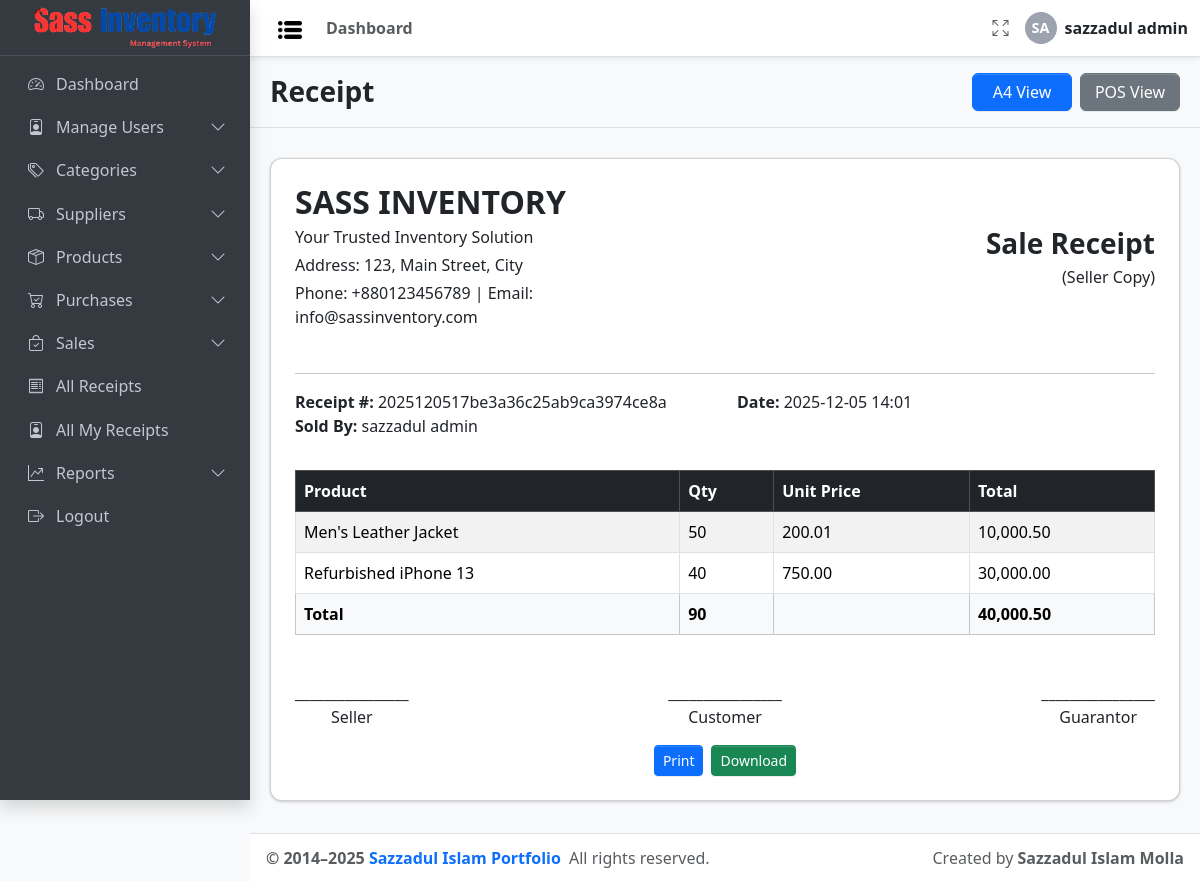
The app's page /receipts/receipt.php?id=3 (signed in) with its own data.
### tables this page shows
CREATE TABLE `receipt` (
  `id` int(11) NOT NULL,
  `receipt_number` varchar(50) NOT NULL,
  `type` enum('purchase','sale') NOT NULL,
  `total_amount` decimal(12,2) NOT NULL DEFAULT 0.00,
  `created_by` int(11) NOT NULL,
  `created_at` timestamp NOT NULL DEFAULT current_timestamp(),
  `updated_at` timestamp NOT NULL DEFAULT current_timestamp() ON UPDATE current_timestamp()
);

CREATE TABLE `user` (
  `id` int(11) NOT NULL,
  `username` varchar(100) NOT NULL,
  `password` text DEFAULT NULL COMMENT 'Password must be hashed',
  `email` varchar(100) DEFAULT NULL,
  `role_id` int(11) NOT NULL COMMENT 'FK to role.id',
  `created_at` timestamp NOT NULL DEFAULT current_timestamp(),
  `updated_at` timestamp NOT NULL DEFAULT current_timestamp() COMMENT 'Auto-update on record change'
);

CREATE TABLE `sale` (
  `id` int(11) NOT NULL,
  `product_id` int(11) NOT NULL,
  `quantity` int(11) NOT NULL,
  `sale_price` decimal(10,2) DEFAULT NULL,
  `sale_date` date DEFAULT curdate(),
  `created_at` timestamp NOT NULL DEFAULT current_timestamp(),
  `updated_at` timestamp NOT NULL DEFAULT current_timestamp() COMMENT 'Auto-update on record change',
  `receipt_id` int(11) DEFAULT NULL,
  `sold_by` int(11) NOT NULL COMMENT 'FK to user.id'
);

CREATE TABLE `product` (
  `id` int(11) NOT NULL,
  `name` varchar(100) NOT NULL,
  `category_id` int(11) DEFAULT NULL COMMENT 'Nullable — ON DELETE SET NULL',
  `supplier_id` int(11) DEFAULT NULL COMMENT 'Nullable — ON DELETE SET NULL',
  `price` decimal(10,2) NOT NULL,
  `quantity_in_stock` int(11) DEFAULT 0,
  `created_at` timestamp NOT NULL DEFAULT current_timestamp(),
  `updated_at` timestamp NOT NULL DEFAULT current_timestamp() COMMENT 'Auto-update on record change'
);

### config/db_config.php (called while the page is built, shortened)
<?php
$Project_URL = "http://localhost/Sass_Inventory_Management/";

### receipts/receipt.php (the view, shortened to what this page needs)
<?php
include_once __DIR__ . '/../config/auth_guard.php';
?>
<!doctype html>
<html lang="en">
<head>
  <link rel="stylesheet"
    href="https://cdn.jsdelivr.net/npm/@fontsource/source-sans-3@5.0.12/index.css"
    media="print" onload="this.media='all'" />
  <link rel="stylesheet" href="https://cdn.jsdelivr.net/npm/bootstrap-icons@1.13.1/font/bootstrap-icons.min.css" />
  <link rel="stylesheet" href="https://cdn.jsdelivr.net/npm/bootstrap@5.3.7/dist/css/bootstrap.min.css">
  <link rel="stylesheet" href="<?= $Project_URL ?>/css/adminlte.css" />
</head>
<?php
$receiptId = isset($_GET['id']) ? intval($_GET['id']) : 0;
$conn = connectDB();
$stmt = $conn->prepare("
    SELECT r.*, u.username AS user_name
    FROM receipt r
    LEFT JOIN user u ON r.created_by = u.id
    WHERE r.id = ?
");
$stmt->bind_param("i", $receiptId);
$stmt->execute();
$receipt = $stmt->get_result()->fetch_assoc();
$totalQty = 0;
$totalAmount = 0;
if ($receipt['type'] === 'sale') {
  $stmt = $conn->prepare("
        SELECT s.*, pr.name AS product_name
        FROM sale s
        LEFT JOIN product pr ON s.product_id = pr.id
        WHERE s.receipt_id = ?
    ");
} else if ($receipt['type'] === 'purchase') {
  $stmt = $conn->prepare("
        SELECT p.*, pr.name AS product_name, s.name AS supplier_name
        FROM purchase p
        LEFT JOIN product pr ON p.product_id = pr.id
        LEFT JOIN supplier s ON p.supplier_id = s.id
        WHERE p.receipt_id = ?
    ");
}
$stmt->bind_param("i", $receiptId);
$stmt->execute();
$items = $stmt->get_result()->fetch_all(MYSQLI_ASSOC);
if (!empty($items)) {
  foreach ($items as $item) {
    $totalQty += $item['quantity'];
    $totalAmount += ($receipt['type'] === 'sale') ? $item['sale_price'] : $item['purchase_price'];
  }
}
?>
<body class="layout-fixed sidebar-expand-lg bg-body-tertiary">
  <div class="app-wrapper">
    <?php include_once '../Inc/Navbar.php'; ?>
    <?php include_once '../Inc/Sidebar.php'; ?>
    <main class="app-main">
      <div class="app-content-header py-3 border-bottom">
        <div class="container-fluid d-flex justify-content-between align-items-center flex-wrap">
          <h3 class="mb-0" style="font-weight: 800;">Receipt</h3>
          <div class="d-flex gap-2">
            <button id="btnA4" class="btn btn-primary" style="width: 100px;">A4 View</button>
            <button id="btnPOS" class="btn btn-secondary" style="width: 100px;">POS View</button>
          </div>
        </div>
      </div>
      <div id="a4View" class="card p-4">
        <div class="row mb-4 align-items-center">
          <div class="col-md-6">
            <h2 class="fw-bold mb-1"><?= strtoupper($Project_Name ?? 'Sass Inventory') ?></h2>
            <p class="mb-1">Your Trusted Inventory Solution</p>
            <p class="mb-1">Address: 123, Main Street, City</p>
            <p class="mb-1">Phone: +880123456789 | Email: info@sassinventory.com</p>
          </div>
          <div class="col-md-6 text-md-end">
            <h3 class="fw-bold mb-1"><?= ucfirst($receipt['type']) ?> Receipt</h3>
            <p class="mb-0">(Seller Copy)</p>
          </div>
        </div>
        <hr>
        <div class="row mb-3">
          <div class="col-md-6"><strong>Receipt #:</strong> <?= htmlspecialchars($receipt['receipt_number']) ?></div>
          <div class="col-md-6"><strong>Date:</strong> <?= date('Y-m-d H:i', strtotime($receipt['created_at'])) ?></div>
          <div class="col-md-6"><strong><?= $receipt['type'] === 'sale' ? 'Sold By' : 'Purchased By' ?>:</strong> <?= htmlspecialchars($receipt['user_name']) ?></div>
        </div>
        <table class="table table-bordered table-striped mt-3">
          <thead class="table-dark">
            <tr>
              <th>Product</th>
              <th>Qty</th>
              <th><?= $receipt['type'] === 'sale' ? 'Unit Price' : 'Purchase Price' ?></th>
              <th>Total</th>
            </tr>
          </thead>
          <tbody>
            <?php foreach ($items as $item):
              $unitPrice = ($receipt['type'] === 'sale') ? $item['sale_price'] / $item['quantity'] : $item['purchase_price'] / $item['quantity'];
            ?>
              <tr>
                <td><?= htmlspecialchars($item['product_name']) ?></td>
                <td><?= $item['quantity'] ?></td>
                <td><?= number_format($unitPrice, 2) ?></td>
                <td><?= number_format(($receipt['type'] === 'sale' ? $item['sale_price'] : $item['purchase_price']), 2) ?></td>
              </tr>
            <?php endforeach; ?>
          </tbody>
          <tfoot class="table-light">
            <tr>
              <th>Total</th>
              <th><?= $totalQty ?></th>
              <th></th>
              <th><?= number_format($totalAmount, 2) ?></th>
            </tr>
          </tfoot>
        </table>
        <div class="signature">
          <div>________________<br>Seller</div>
          <div>________________<br>Customer</div>
          <div>________________<br>Guarantor</div>
        </div>
        <div class="mt-3 d-flex justify-content-center gap-2">
          <button class="btn btn-primary btn-sm" onclick="window.print()">Print</button>
          <button class="btn btn-success btn-sm" onclick="downloadPDF('a4View')">Download</button>
        </div>
      </div>
    </main>
    <?php include_once '../Inc/Footer.php'; ?>
  </div>
</body>
</html>

### receipts/receipt.php (style rules this page uses)
.card { border-radius: 12px; margin: 20px; margin-top: 30px; padding: 20px; margin-bottom: 20px; }
.table td, .table th { vertical-align: middle; }
.signature { margin-top: 30px; display: flex; justify-content: space-between; }
.signature div { text-align: center; }

### records on screen
receipt: type "Sale", receipt_number "2025120517be3a36c25ab9ca3974ce8a", created_at "2025-12-05 14:01", created_by.username "sazzadul admin"
sale: product.name "Men's Leather Jacket", quantity "50", unitPrice "200.01", receipt+sale_price "10,000.50"
sale: product.name "Refurbished iPhone 13", quantity "40", unitPrice "750.00", receipt+sale_price "30,000.00"

### other values on screen
$childTitle "Dashboard"
$initials "SA"
$_SESSION['username'] "sazzadul admin"
$menu['title'] "Dashboard"
$menu['title'] "Manage Users"
$menu['title'] "Categories"
$menu['title'] "Suppliers"
$menu['title'] "Products"
$menu['title'] "Purchases"
$menu['title'] "Sales"
$menu['title'] "All Receipts"
$menu['title'] "All My Receipts"
$menu['title'] "Reports"
$menu['title'] "Logout"
$Project_Name "SASS INVENTORY"
